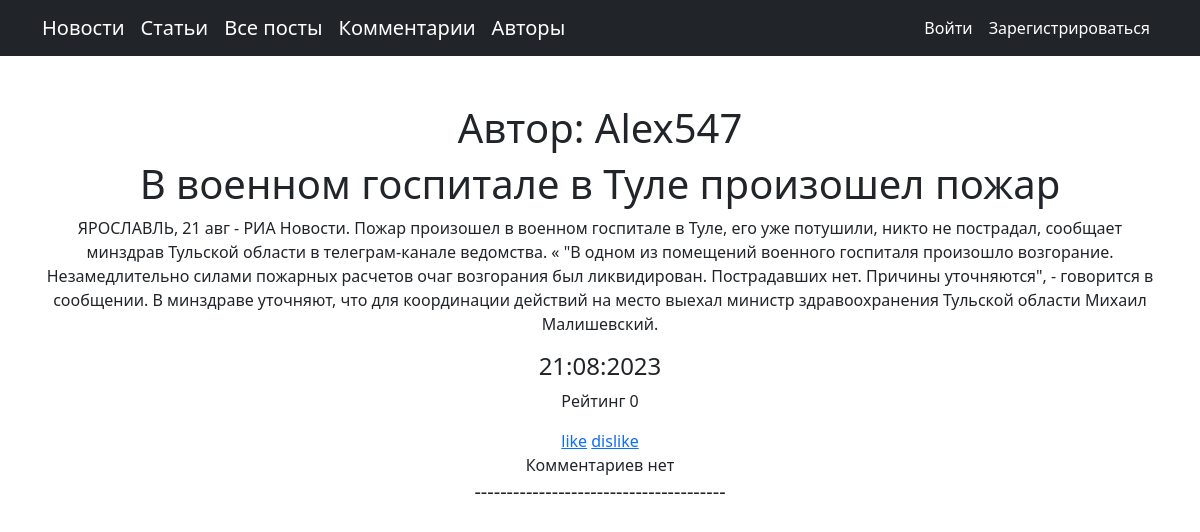
Page /article/17/ on the earlier database version.
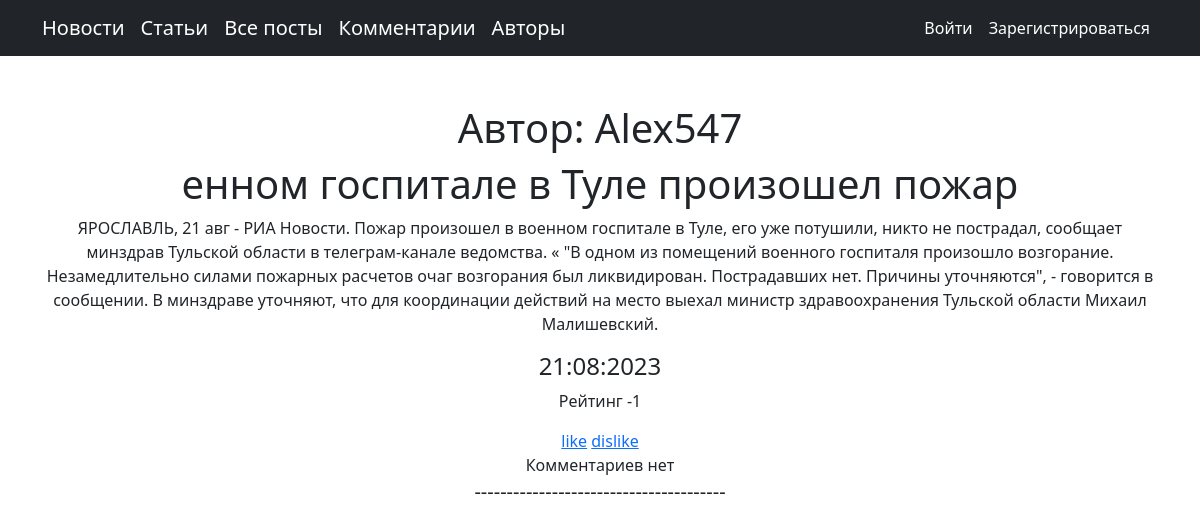
Same page on the later database version.
### newsportal/models.py (models this page shows, shortened)
class Post(models.Model):
    author = models.ForeignKey(Author, on_delete=models.CASCADE, verbose_name='Автор')
    type_post = models.CharField(max_length=1, choices=POSTS, verbose_name='Тип поста')
    time_created = models.DateTimeField(auto_now_add=True, verbose_name='Дата создания')
    category = models.ManyToManyField(Category, through="PostCategory", verbose_name='Категория')
    title =  models.CharField(max_length=255, verbose_name='Оглавление')
    content = models.TextField( verbose_name='Содержание')
    rating = models.SmallIntegerField(default=0, verbose_name='Рейтинг')

class Author(models.Model):
    author = models.OneToOneField(User, on_delete=models.CASCADE)
    rating = models.SmallIntegerField(default=0)
    def __str__(self):
        return self.author.username

### newsportal/views.py (the view)
# urls.py: path('article/<int:pk>/', DetailArticle.as_view(), name='one_article'),
class DetailArticle(DetailView):
    model = Post
    template_name = 'newsportal/one_article.html'
    context_object_name = 'article'
    def get_context_data(self, **kwargs):
        post = get_object_or_404(Post, id=self.kwargs['pk'])
        context = super().get_context_data(**kwargs)
        context['author1'] = str(post.author)
        context['admin'] = 'admin'
        return context

### newsportal/templatetags/custom_filters.py (called while the page is built)
@register.filter()
def censor(value:str):
   swear_words = ('банан', 'морков', 'карто', 'броккол', 'ананас',
                  'Банан', 'Морков', 'Карто', 'Броккол', 'Ананас',)
   for word in swear_words:
      if word in value:
          value = value.replace(word, '****')
   return value

### newsportal/templates/newsportal/one_article.html (shortened to what this page needs)
{% extends 'newsportal/default.html' %}
{% load custom_filters %}
{% block content %}
<h1>Автор: {{ article.author }}</h1>
<h1>{{ article.title }}</h1>
<p>{{ article.content|censor }}</p>
<h4>{{ article.time_created|date:'d:m:Y' }}</h4>
<p>Рейтинг {{ article.rating }}</p>
<a href="{% url 'like_article' article.pk %}">like</a>
<a href="{% url 'dislike_article' article.pk %}">dislike</a>
{% if  article.comment_set.all %}
<br>
Комментарии: {% for comment in article.comment_set.all %}
{{ comment.user }} <br> <a href="{% url 'showcomment' comment.pk %}">{{ comment.content|censor }}</a>
<br> рейтинг  {{ comment.rating }}<hr>
{% endfor %}
{% else %}<br> Комментариев нет
{% endif %}
{% endblock content %}

Differences in the rows shown:
changed Post "Alex547": title "В военном госпитале в Туле произошел пожар" → "енном госпитале в Туле произошел пожар"; rating "0" → "-1"
